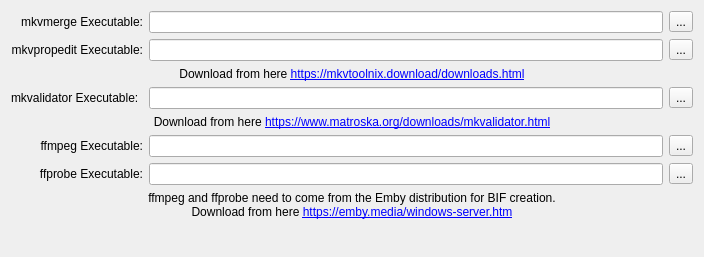
<?xml version="1.0" encoding="UTF-8"?>
<ui version="4.0">
 <class>NMediaManager::NPreferences::NUi::CExternalTools</class>
 <widget class="QWidget" name="NMediaManager::NPreferences::NUi::CExternalTools">
  <property name="geometry">
   <rect>
    <x>0</x>
    <y>0</y>
    <width>704</width>
    <height>257</height>
   </rect>
  </property>
  <property name="windowTitle">
   <string>Form</string>
  </property>
  <layout class="QGridLayout" name="gridLayout">
   <item row="3" column="1">
    <widget class="NSABUtils::CPathBasedDelayLineEdit" name="mkvValidatorExe"/>
   </item>
   <item row="4" column="0" colspan="3">
    <widget class="QLabel" name="label_5">
     <property name="text">
      <string>Download from here &lt;a href=&quot;https://www.matroska.org/downloads/mkvalidator.html&quot;&gt;https://www.matroska.org/downloads/mkvalidator.html&lt;/a&gt;</string>
     </property>
     <property name="textFormat">
      <enum>Qt::AutoText</enum>
     </property>
     <property name="alignment">
      <set>Qt::AlignCenter</set>
     </property>
     <property name="wordWrap">
      <bool>false</bool>
     </property>
     <property name="openExternalLinks">
      <bool>true</bool>
     </property>
     <property name="textInteractionFlags">
      <set>Qt::TextBrowserInteraction</set>
     </property>
    </widget>
   </item>
   <item row="6" column="2">
    <widget class="QToolButton" name="btnSelectFFProbeExe">
     <property name="text">
      <string>...</string>
     </property>
     <property name="icon">
      <iconset resource="../../SABUtils/resources/SABUtils.qrc">
       <normaloff>:/SABUtilsResources/open.png</normaloff>:/SABUtilsResources/open.png</iconset>
     </property>
    </widget>
   </item>
   <item row="0" column="2">
    <widget class="QToolButton" name="btnSelectMKVMergeExe">
     <property name="text">
      <string>...</string>
     </property>
     <property name="icon">
      <iconset resource="../../SABUtils/resources/SABUtils.qrc">
       <normaloff>:/SABUtilsResources/open.png</normaloff>:/SABUtilsResources/open.png</iconset>
     </property>
    </widget>
   </item>
   <item row="1" column="2">
    <widget class="QToolButton" name="btnSelectMKVPropEditExe">
     <property name="text">
      <string>...</string>
     </property>
     <property name="icon">
      <iconset resource="../../SABUtils/resources/SABUtils.qrc">
       <normaloff>:/SABUtilsResources/open.png</normaloff>:/SABUtilsResources/open.png</iconset>
     </property>
    </widget>
   </item>
   <item row="3" column="0">
    <widget class="QLabel" name="label_3">
     <property name="text">
      <string>mkvalidator Executable:</string>
     </property>
    </widget>
   </item>
   <item row="8" column="0">
    <spacer name="verticalSpacer">
     <property name="orientation">
      <enum>Qt::Vertical</enum>
     </property>
     <property name="sizeHint" stdset="0">
      <size>
       <width>20</width>
       <height>40</height>
      </size>
     </property>
    </spacer>
   </item>
   <item row="7" column="0" colspan="3">
    <widget class="QLabel" name="label_2">
     <property name="text">
      <string>&lt;html&gt;&lt;head/&gt;&lt;body&gt;&lt;p&gt;ffmpeg and ffprobe need to come from the Emby distribution for BIF creation. &lt;br/&gt;Download from here &lt;a href=&quot;https://emby.media/windows-server.html&quot;&gt;&lt;span style=&quot; text-decoration: underline; color:#0000ff;&quot;&gt;https://emby.media/windows-server.htm&lt;/span&gt;&lt;/a&gt;&lt;/p&gt;&lt;/body&gt;&lt;/html&gt;</string>
     </property>
     <property name="textFormat">
      <enum>Qt::AutoText</enum>
     </property>
     <property name="alignment">
      <set>Qt::AlignCenter</set>
     </property>
     <property name="wordWrap">
      <bool>false</bool>
     </property>
     <property name="openExternalLinks">
      <bool>true</bool>
     </property>
     <property name="textInteractionFlags">
      <set>Qt::TextBrowserInteraction</set>
     </property>
    </widget>
   </item>
   <item row="3" column="2">
    <widget class="QToolButton" name="btnSelectMKVValidatorExe">
     <property name="text">
      <string>...</string>
     </property>
     <property name="icon">
      <iconset resource="../../SABUtils/resources/SABUtils.qrc">
       <normaloff>:/SABUtilsResources/open.png</normaloff>:/SABUtilsResources/open.png</iconset>
     </property>
    </widget>
   </item>
   <item row="5" column="0">
    <widget class="QLabel" name="label_11">
     <property name="text">
      <string>ffmpeg Executable:</string>
     </property>
     <property name="alignment">
      <set>Qt::AlignRight|Qt::AlignTrailing|Qt::AlignVCenter</set>
     </property>
    </widget>
   </item>
   <item row="5" column="2">
    <widget class="QToolButton" name="btnSelectFFMpegExe">
     <property name="text">
      <string>...</string>
     </property>
     <property name="icon">
      <iconset resource="../../SABUtils/resources/SABUtils.qrc">
       <normaloff>:/SABUtilsResources/open.png</normaloff>:/SABUtilsResources/open.png</iconset>
     </property>
    </widget>
   </item>
   <item row="6" column="0">
    <widget class="QLabel" name="label_12">
     <property name="text">
      <string>ffprobe Executable:</string>
     </property>
     <property name="alignment">
      <set>Qt::AlignRight|Qt::AlignTrailing|Qt::AlignVCenter</set>
     </property>
    </widget>
   </item>
   <item row="0" column="0">
    <widget class="QLabel" name="label">
     <property name="text">
      <string>mkvmerge Executable:</string>
     </property>
     <property name="alignment">
      <set>Qt::AlignRight|Qt::AlignTrailing|Qt::AlignVCenter</set>
     </property>
    </widget>
   </item>
   <item row="1" column="0">
    <widget class="QLabel" name="label_8">
     <property name="text">
      <string>mkvpropedit Executable:</string>
     </property>
     <property name="alignment">
      <set>Qt::AlignRight|Qt::AlignTrailing|Qt::AlignVCenter</set>
     </property>
    </widget>
   </item>
   <item row="0" column="1">
    <widget class="NSABUtils::CPathBasedDelayLineEdit" name="mkvMergeExe">
     <property name="sizePolicy">
      <sizepolicy hsizetype="Expanding" vsizetype="Fixed">
       <horstretch>0</horstretch>
       <verstretch>0</verstretch>
      </sizepolicy>
     </property>
    </widget>
   </item>
   <item row="5" column="1">
    <widget class="NSABUtils::CPathBasedDelayLineEdit" name="ffmpegExe"/>
   </item>
   <item row="1" column="1">
    <widget class="NSABUtils::CPathBasedDelayLineEdit" name="mkvPropEditExe">
     <property name="sizePolicy">
      <sizepolicy hsizetype="Expanding" vsizetype="Fixed">
       <horstretch>0</horstretch>
       <verstretch>0</verstretch>
      </sizepolicy>
     </property>
    </widget>
   </item>
   <item row="6" column="1">
    <widget class="NSABUtils::CPathBasedDelayLineEdit" name="ffprobeExe"/>
   </item>
   <item row="2" column="0" colspan="3">
    <widget class="QLabel" name="label_4">
     <property name="text">
      <string>Download from here &lt;a href=&quot;https://mkvtoolnix.download/downloads.html#windows&quot;&gt;https://mkvtoolnix.download/downloads.html&lt;/a&gt;</string>
     </property>
     <property name="textFormat">
      <enum>Qt::AutoText</enum>
     </property>
     <property name="alignment">
      <set>Qt::AlignCenter</set>
     </property>
     <property name="openExternalLinks">
      <bool>true</bool>
     </property>
     <property name="textInteractionFlags">
      <set>Qt::TextBrowserInteraction</set>
     </property>
    </widget>
   </item>
  </layout>
 </widget>
 <customwidgets>
  <customwidget>
   <class>NSABUtils::CPathBasedDelayLineEdit</class>
   <extends>QLineEdit</extends>
   <header>SABUtils/DelayLineEdit.h</header>
  </customwidget>
 </customwidgets>
 <tabstops>
  <tabstop>mkvMergeExe</tabstop>
  <tabstop>btnSelectMKVMergeExe</tabstop>
  <tabstop>mkvPropEditExe</tabstop>
  <tabstop>btnSelectMKVPropEditExe</tabstop>
  <tabstop>mkvValidatorExe</tabstop>
  <tabstop>btnSelectMKVValidatorExe</tabstop>
  <tabstop>ffmpegExe</tabstop>
  <tabstop>btnSelectFFMpegExe</tabstop>
  <tabstop>ffprobeExe</tabstop>
  <tabstop>btnSelectFFProbeExe</tabstop>
 </tabstops>
 <resources>
  <include location="../../SABUtils/resources/SABUtils.qrc"/>
 </resources>
 <connections/>
</ui>
